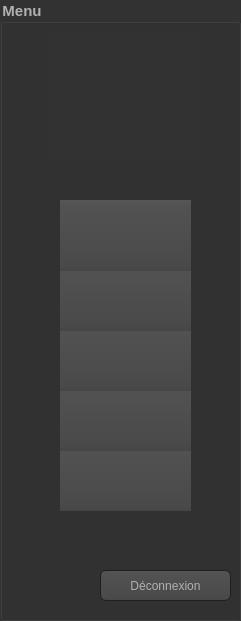
   <widget class="QGroupBox" name="groupBox_2">
    <property name="geometry">
     <rect>
      <x>0</x>
      <y>0</y>
      <width>241</width>
      <height>621</height>
     </rect>
    </property>
    <property name="font">
     <font>
      <pointsize>11</pointsize>
      <weight>75</weight>
      <bold>true</bold>
     </font>
    </property>
    <property name="styleSheet">
     <string notr="true">background-image: url(:/images/pastry.jpg);
QToolTip
{
     border: 1px solid black;
     background-color: #ffa02f;
     padding: 1px;
     border-radius: 3px;
     opacity: 100;
}

QWidget
{
    color: #b1b1b1;
    background-color: #323232;
}

QWidget:item:hover
{
    background-color: QLinearGradient( x1: 0, y1: 0, x2: 0, y2: 1, stop: 0 #ffa02f, stop: 1 #ca0619);
    color: #000000;
}

QWidget:item:selected
{
    background-color: QLinearGradient( x1: 0, y1: 0, x2: 0, y2: 1, stop: 0 #ffa02f, stop: 1 #d7801a);
}

QMenuBar::item
{
    background: transparent;
}

QMenuBar::item:selected
{
    background: transparent;
    border: 1px solid #ffaa00;
}

QMenuBar::item:pressed
{
    background: #444;
    border: 1px solid #000;
    background-color: QLinearGradient(
        x1:0, y1:0,
        x2:0, y2:1,
        stop:1 #212121,
        stop:0.4 #343434/*,
        stop:0.2 #343434,
        stop:0.1 #ffaa00*/
    );
    margin-bottom:-1px;
    padding-bottom:1px;
}

QMenu
{
    border: 1px solid #000;
}

QMenu::item
{
    padding: 2px 20px 2px 20px;
}

QMenu::item:selected
{
    color: #000000;
}

QWidget:disabled
{
    color: #404040;
    background-color: #323232;
}

QAbstractItemView
{
    background-color: QLinearGradient( x1: 0, y1: 0, x2: 0, y2: 1, stop: 0 #4d4d4d, stop: 0.1 #646464, stop: 1 #5d5d5d);
}

QWidget:focus
{
    /*border: 2px solid QLinearGradient( x1: 0, y1: 0, x2: 0, y2: 1, stop: 0 #ffa02f, stop: 1 #d7801a);*/
}

QLineEdit
{
    background-color: QLinearGradient( x1: 0, y1: 0, x2: 0, y2: 1, stop: 0 #4d4d4d, stop: 0 #646464, stop: 1 #5d5d5d);
    padding: 1px;
    border-style: solid;
    border: 1px solid #1e1e1e;
    border-radius: 5;
}

QPushButton
{
    color: #b1b1b1;
    background-color: QLinearGradient( x1: 0, y1: 0, x2: 0, y2: 1, stop: 0 #565656, stop: 0.1 #525252, stop: 0.5 #4e4e4e, stop: 0.9 #4a4a4a, stop: 1 #464646);
    border-width: 1px;
    border-color: #1e1e1e;
    border-style: solid;
    border-radius: 6;
    padding: 3px;
    font-size: 12px;
    padding-left: 5px;
    padding-right: 5px;
}

QPushButton:pressed
{
    background-color: QLinearGradient( x1: 0, y1: 0, x2: 0, y2: 1, stop: 0 #2d2d2d, stop: 0.1 #2b2b2b, stop: 0.5 #292929, stop: 0.9 #282828, stop: 1 #252525);
}

QComboBox
{
    selection-background-color: #ffaa00;
    background-color: QLinearGradient( x1: 0, y1: 0, x2: 0, y2: 1, stop: 0 #565656, stop: 0.1 #525252, stop: 0.5 #4e4e4e, stop: 0.9 #4a4a4a, stop: 1 #464646);
    border-style: solid;
    border: 1px solid #1e1e1e;
    border-radius: 5;
}

QComboBox:hover,QPushButton:hover
{
    border: 2px solid QLinearGradient( x1: 0, y1: 0, x2: 0, y2: 1, stop: 0 #ffa02f, stop: 1 #d7801a);
}


QComboBox:on
{
    padding-top: 3px;
    padding-left: 4px;
    background-color: QLinearGradient( x1: 0, y1: 0, x2: 0, y2: 1, stop: 0 #2d2d2d, stop: 0.1 #2b2b2b, stop: 0.5 #292929, stop: 0.9 #282828, stop: 1 #252525);
    selection-background-color: #ffaa00;
}

QComboBox QAbstractItemView
{
    border: 2px solid darkgray;
    selection-background-color: QLinearGradient( x1: 0, y1: 0, x2: 0, y2: 1, stop: 0 #ffa02f, stop: 1 #d7801a);
}

QComboBox::drop-down
{
     subcontrol-origin: padding;
     subcontrol-position: top right;
     width: 15px;

     border-left-width: 0px;
     border-left-color: darkgray;
     border-left-style: solid; /* just a single line */
     border-top-right-radius: 3px; /* same radius as the QComboBox */
     border-bottom-right-radius: 3px;
 }

QComboBox::down-arrow
{
     image: url(:/down_arrow.png);
}

QGroupBox:focus
{
border: 2px solid QLinearGradient( x1: 0, y1: 0, x2: 0, y2: 1, stop: 0 #ffa02f, stop: 1 #d7801a);
}

QTextEdit:focus
{
    border: 2px solid QLinearGradient( x1: 0, y1: 0, x2: 0, y2: 1, stop: 0 #ffa02f, stop: 1 #d7801a);
}

QScrollBar:horizontal {
     border: 1px solid #222222;
     background: QLinearGradient( x1: 0, y1: 0, x2: 0, y2: 1, stop: 0.0 #121212, stop: 0.2 #282828, stop: 1 #484848);
     height: 7px;
     margin: 0px 16px 0 16px;
}

QScrollBar::handle:horizontal
{
      background: QLinearGradient( x1: 0, y1: 0, x2: 1, y2: 0, stop: 0 #ffa02f, stop: 0.5 #d7801a, stop: 1 #ffa02f);
      min-height: 20px;
      border-radius: 2px;
}

QScrollBar::add-line:horizontal {
      border: 1px solid #1b1b19;
      border-radius: 2px;
      background: QLinearGradient( x1: 0, y1: 0, x2: 1, y2: 0, stop: 0 #ffa02f, stop: 1 #d7801a);
      width: 14px;
      subcontrol-position: right;
      subcontrol-origin: margin;
}

QScrollBar::sub-line:horizontal {
      border: 1px solid #1b1b19;
      border-radius: 2px;
      background: QLinearGradient( x1: 0, y1: 0, x2: 1, y2: 0, stop: 0 #ffa02f, stop: 1 #d7801a);
      width: 14px;
     subcontrol-position: left;
     subcontrol-origin: margin;
}

QScrollBar::right-arrow:horizontal, QScrollBar::left-arrow:horizontal
{
      border: 1px solid black;
      width: 1px;
      height: 1px;
      background: white;
}

QScrollBar::add-page:horizontal, QScrollBar::sub-page:horizontal
{
      background: none;
}

QScrollBar:vertical
{
      background: QLinearGradient( x1: 0, y1: 0, x2: 1, y2: 0, stop: 0.0 #121212, stop: 0.2 #282828, stop: 1 #484848);
      width: 7px;
      margin: 16px 0 16px 0;
      border: 1px solid #222222;
}

QScrollBar::handle:vertical
{
      background: QLinearGradient( x1: 0, y1: 0, x2: 0, y2: 1, stop: 0 #ffa02f, stop: 0.5 #d7801a, stop: 1 #ffa02f);
      min-height: 20px;
      border-radius: 2px;
}

QScrollBar::add-line:vertical
{
      border: 1px solid #1b1b19;
      border-radius: 2px;
      background: QLinearGradient( x1: 0, y1: 0, x2: 0, y2: 1, stop: 0 #ffa02f, stop: 1 #d7801a);
      height: 14px;
      subcontrol-position: bottom;
      subcontrol-origin: margin;
}

QScrollBar::sub-line:vertical
{
      border: 1px solid #1b1b19;
      border-radius: 2px;
      background: QLinearGradient( x1: 0, y1: 0, x2: 0, y2: 1, stop: 0 #d7801a, stop: 1 #ffa02f);
      height: 14px;
      subcontrol-position: top;
      subcontrol-origin: margin;
}

QScrollBar::up-arrow:vertical, QScrollBar::down-arrow:vertical
{
      border: 1px solid black;
      width: 1px;
      height: 1px;
      background: white;
}


QScrollBar::add-page:vertical, QScrollBar::sub-page:vertical
{
      background: none;
}

QTextEdit
{
    background-color: #242424;
}

QPlainTextEdit
{
    background-color: #242424;
}

QHeaderView::section
{
    background-color: QLinearGradient(x1:0, y1:0, x2:0, y2:1, stop:0 #616161, stop: 0.5 #505050, stop: 0.6 #434343, stop:1 #656565);
    color: white;
    padding-left: 4px;
    border: 1px solid #6c6c6c;
}

QCheckBox:disabled
{
color: #414141;
}

QDockWidget::title
{
    text-align: center;
    spacing: 3px; /* spacing between items in the tool bar */
    background-color: QLinearGradient(x1:0, y1:0, x2:0, y2:1, stop:0 #323232, stop: 0.5 #242424, stop:1 #323232);
}

QDockWidget::close-button, QDockWidget::float-button
{
    text-align: center;
    spacing: 1px; /* spacing between items in the tool bar */
    background-color: QLinearGradient(x1:0, y1:0, x2:0, y2:1, stop:0 #323232, stop: 0.5 #242424, stop:1 #323232);
}

QDockWidget::close-button:hover, QDockWidget::float-button:hover
{
    background: #242424;
}

QDockWidget::close-button:pressed, QDockWidget::float-button:pressed
{
    padding: 1px -1px -1px 1px;
}

QMainWindow::separator
{
    background-color: QLinearGradient(x1:0, y1:0, x2:0, y2:1, stop:0 #161616, stop: 0.5 #151515, stop: 0.6 #212121, stop:1 #343434);
    color: white;
    padding-left: 4px;
    border: 1px solid #4c4c4c;
    spacing: 3px; /* spacing between items in the tool bar */
}

QMainWindow::separator:hover
{

    background-color: QLinearGradient(x1:0, y1:0, x2:0, y2:1, stop:0 #d7801a, stop:0.5 #b56c17 stop:1 #ffa02f);
    color: white;
    padding-left: 4px;
    border: 1px solid #6c6c6c;
    spacing: 3px; /* spacing between items in the tool bar */
}

QToolBar::handle
{
     spacing: 3px; /* spacing between items in the tool bar */
     background: url(:/images/handle.png);
}

QMenu::separator
{
    height: 2px;
    background-color: QLinearGradient(x1:0, y1:0, x2:0, y2:1, stop:0 #161616, stop: 0.5 #151515, stop: 0.6 #212121, stop:1 #343434);
    color: white;
    padding-left: 4px;
    margin-left: 10px;
    margin-right: 5px;
}

QProgressBar
{
    border: 2px solid grey;
    border-radius: 5px;
    text-align: center;
}

QProgressBar::chunk
{
    background-color: #d7801a;
    width: 2.15px;
    margin: 0.5px;
}

QTabBar::tab {
    color: #b1b1b1;
    border: 1px solid #444;
    border-bottom-style: none;
    background-color: #323232;
    padding-left: 10px;
    padding-right: 10px;
    padding-top: 3px;
    padding-bottom: 2px;
    margin-right: -1px;
}

QTabWidget::pane {
    border: 1px solid #444;
    top: 1px;
}

QTabBar::tab:last
{
    margin-right: 0; /* the last selected tab has nothing to overlap with on the right */
    border-top-right-radius: 3px;
}

QTabBar::tab:first:!selected
{
 margin-left: 0px; /* the last selected tab has nothing to overlap with on the right */


    border-top-left-radius: 3px;
}

QTabBar::tab:!selected
{
    color: #b1b1b1;
    border-bottom-style: solid;
    margin-top: 3px;
    background-color: QLinearGradient(x1:0, y1:0, x2:0, y2:1, stop:1 #212121, stop:.4 #343434);
}

QTabBar::tab:selected
{
    border-top-left-radius: 3px;
    border-top-right-radius: 3px;
    margin-bottom: 0px;
}

QTabBar::tab:!selected:hover
{
    /*border-top: 2px solid #ffaa00;
    padding-bottom: 3px;*/
    border-top-left-radius: 3px;
    border-top-right-radius: 3px;
    background-color: QLinearGradient(x1:0, y1:0, x2:0, y2:1, stop:1 #212121, stop:0.4 #343434, stop:0.2 #343434, stop:0.1 #ffaa00);
}

QRadioButton::indicator:checked, QRadioButton::indicator:unchecked{
    color: #b1b1b1;
    background-color: #323232;
    border: 1px solid #b1b1b1;
    border-radius: 6px;
}

QRadioButton::indicator:checked
{
    background-color: qradialgradient(
        cx: 0.5, cy: 0.5,
        fx: 0.5, fy: 0.5,
        radius: 1.0,
        stop: 0.25 #ffaa00,
        stop: 0.3 #323232
    );
}

QCheckBox::indicator{
    color: #b1b1b1;
    background-color: #323232;
    border: 1px solid #b1b1b1;
    width: 9px;
    height: 9px;
}

QRadioButton::indicator
{
    border-radius: 6px;
}

QRadioButton::indicator:hover, QCheckBox::indicator:hover
{
    border: 1px solid #ffaa00;
}

QCheckBox::indicator:checked
{
    image:url(:/images/checkbox.png);
}

QCheckBox::indicator:disabled, QRadioButton::indicator:disabled
{
    border: 1px solid #444;
}</string>
    </property>
    <property name="title">
     <string>Menu</string>
    </property>
    <widget class="QLabel" name="logo">
     <property name="geometry">
      <rect>
       <x>50</x>
       <y>30</y>
       <width>151</width>
       <height>131</height>
      </rect>
     </property>
     <property name="text">
      <string/>
     </property>
     <property name="pixmap">
      <pixmap resource="images.qrc">:/images/logo.png</pixmap>
     </property>
     <property name="scaledContents">
      <bool>true</bool>
     </property>
    </widget>
    <widget class="QPushButton" name="maintenance">
     <property name="geometry">
      <rect>
       <x>60</x>
       <y>440</y>
       <width>131</width>
       <height>71</height>
      </rect>
     </property>
     <property name="styleSheet">
      <string notr="true">
border-style:outset ;
border-width:0px ;
border-radius:0px; </string>
     </property>
     <property name="text">
      <string/>
     </property>
     <property name="icon">
      <iconset>
       <normaloff>images/boutton maintenance.png</normaloff>images/boutton maintenance.png</iconset>
     </property>
     <property name="iconSize">
      <size>
       <width>800</width>
       <height>800</height>
      </size>
     </property>
    </widget>
    <widget class="QPushButton" name="deconnexion">
     <property name="geometry">
      <rect>
       <x>100</x>
       <y>570</y>
       <width>131</width>
       <height>31</height>
      </rect>
     </property>
     <property name="styleSheet">
      <string notr="true">QToolTip
{
     border: 1px solid black;
     background-color: #ffa02f;
     padding: 1px;
     border-radius: 3px;
     opacity: 100;
}

QWidget
{
    color: #b1b1b1;
    background-color: #323232;
}

QWidget:item:hover
{
    background-color: QLinearGradient( x1: 0, y1: 0, x2: 0, y2: 1, stop: 0 #ffa02f, stop: 1 #ca0619);
    color: #000000;
}

QWidget:item:selected
{
    background-color: QLinearGradient( x1: 0, y1: 0, x2: 0, y2: 1, stop: 0 #ffa02f, stop: 1 #d7801a);
}

QMenuBar::item
{
    background: transparent;
}

QMenuBar::item:selected
{
    background: transparent;
    border: 1px solid #ffaa00;
}

QMenuBar::item:pressed
{
    background: #444;
    border: 1px solid #000;
    background-color: QLinearGradient(
        x1:0, y1:0,
        x2:0, y2:1,
        stop:1 #212121,
        stop:0.4 #343434/*,
        stop:0.2 #343434,
        stop:0.1 #ffaa00*/
    );
    margin-bottom:-1px;
    padding-bottom:1px;
}

QMenu
{
    border: 1px solid #000;
}

QMenu::item
{
    padding: 2px 20px 2px 20px;
}

QMenu::item:selected
{
    color: #000000;
}

QWidget:disabled
{
    color: #404040;
    background-color: #323232;
}

QAbstractItemView
{
    background-color: QLinearGradient( x1: 0, y1: 0, x2: 0, y2: 1, stop: 0 #4d4d4d, stop: 0.1 #646464, stop: 1 #5d5d5d);
}

QWidget:focus
{
    /*border: 2px solid QLinearGradient( x1: 0, y1: 0, x2: 0, y2: 1, stop: 0 #ffa02f, stop: 1 #d7801a);*/
}

QLineEdit
{
    background-color: QLinearGradient( x1: 0, y1: 0, x2: 0, y2: 1, stop: 0 #4d4d4d, stop: 0 #646464, stop: 1 #5d5d5d);
    padding: 1px;
    border-style: solid;
    border: 1px solid #1e1e1e;
    border-radius: 5;
}

QPushButton
{
    color: #b1b1b1;
    background-color: QLinearGradient( x1: 0, y1: 0, x2: 0, y2: 1, stop: 0 #565656, stop: 0.1 #525252, stop: 0.5 #4e4e4e, stop: 0.9 #4a4a4a, stop: 1 #464646);
    border-width: 1px;
    border-color: #1e1e1e;
    border-style: solid;
    border-radius: 6;
    padding: 3px;
    font-size: 12px;
    padding-left: 5px;
    padding-right: 5px;
}

QPushButton:pressed
{
    background-color: QLinearGradient( x1: 0, y1: 0, x2: 0, y2: 1, stop: 0 #2d2d2d, stop: 0.1 #2b2b2b, stop: 0.5 #292929, stop: 0.9 #282828, stop: 1 #252525);
}

QComboBox
{
    selection-background-color: #ffaa00;
    background-color: QLinearGradient( x1: 0, y1: 0, x2: 0, y2: 1, stop: 0 #565656, stop: 0.1 #525252, stop: 0.5 #4e4e4e, stop: 0.9 #4a4a4a, stop: 1 #464646);
    border-style: solid;
    border: 1px solid #1e1e1e;
    border-radius: 5;
}

QComboBox:hover,QPushButton:hover
{
    border: 2px solid QLinearGradient( x1: 0, y1: 0, x2: 0, y2: 1, stop: 0 #ffa02f, stop: 1 #d7801a);
}


QComboBox:on
{
    padding-top: 3px;
    padding-left: 4px;
    background-color: QLinearGradient( x1: 0, y1: 0, x2: 0, y2: 1, stop: 0 #2d2d2d, stop: 0.1 #2b2b2b, stop: 0.5 #292929, stop: 0.9 #282828, stop: 1 #252525);
    selection-background-color: #ffaa00;
}

QComboBox QAbstractItemView
{
    border: 2px solid darkgray;
    selection-background-color: QLinearGradient( x1: 0, y1: 0, x2: 0, y2: 1, stop: 0 #ffa02f, stop: 1 #d7801a);
}

QComboBox::drop-down
{
     subcontrol-origin: padding;
     subcontrol-position: top right;
     width: 15px;

     border-left-width: 0px;
     border-left-color: darkgray;
     border-left-style: solid; /* just a single line */
     border-top-right-radius: 3px; /* same radius as the QComboBox */
     border-bottom-right-radius: 3px;
 }

QComboBox::down-arrow
{
     image: url(:/down_arrow.png);
}

QGroupBox:focus
{
border: 2px solid QLinearGradient( x1: 0, y1: 0, x2: 0, y2: 1, stop: 0 #ffa02f, stop: 1 #d7801a);
}

QTextEdit:focus
{
    border: 2px solid QLinearGradient( x1: 0, y1: 0, x2: 0, y2: 1, stop: 0 #ffa02f, stop: 1 #d7801a);
}

QScrollBar:horizontal {
     border: 1px solid #222222;
     background: QLinearGradient( x1: 0, y1: 0, x2: 0, y2: 1, stop: 0.0 #121212, stop: 0.2 #282828, stop: 1 #484848);
     height: 7px;
     margin: 0px 16px 0 16px;
}

QScrollBar::handle:horizontal
{
      background: QLinearGradient( x1: 0, y1: 0, x2: 1, y2: 0, stop: 0 #ffa02f, stop: 0.5 #d7801a, stop: 1 #ffa02f);
      min-height: 20px;
      border-radius: 2px;
}

QScrollBar::add-line:horizontal {
      border: 1px solid #1b1b19;
      border-radius: 2px;
      background: QLinearGradient( x1: 0, y1: 0, x2: 1, y2: 0, stop: 0 #ffa02f, stop: 1 #d7801a);
      width: 14px;
      subcontrol-position: right;
      subcontrol-origin: margin;
}

QScrollBar::sub-line:horizontal {
      border: 1px solid #1b1b19;
      border-radius: 2px;
      background: QLinearGradient( x1: 0, y1: 0, x2: 1, y2: 0, stop: 0 #ffa02f, stop: 1 #d7801a);
      width: 14px;
     subcontrol-position: left;
     subcontrol-origin: margin;
}

QScrollBar::right-arrow:horizontal, QScrollBar::left-arrow:horizontal
{
      border: 1px solid black;
      width: 1px;
      height: 1px;
      background: white;
}

QScrollBar::add-page:horizontal, QScrollBar::sub-page:horizontal
{
      background: none;
}

QScrollBar:vertical
{
      background: QLinearGradient( x1: 0, y1: 0, x2: 1, y2: 0, stop: 0.0 #121212, stop: 0.2 #282828, stop: 1 #484848);
      width: 7px;
      margin: 16px 0 16px 0;
      border: 1px solid #222222;
}

QScrollBar::handle:vertical
{
      background: QLinearGradient( x1: 0, y1: 0, x2: 0, y2: 1, stop: 0 #ffa02f, stop: 0.5 #d7801a, stop: 1 #ffa02f);
      min-height: 20px;
      border-radius: 2px;
}

QScrollBar::add-line:vertical
{
      border: 1px solid #1b1b19;
      border-radius: 2px;
      background: QLinearGradient( x1: 0, y1: 0, x2: 0, y2: 1, stop: 0 #ffa02f, stop: 1 #d7801a);
      height: 14px;
      subcontrol-position: bottom;
      subcontrol-origin: margin;
}

QScrollBar::sub-line:vertical
{
      border: 1px solid #1b1b19;
      border-radius: 2px;
      background: QLinearGradient( x1: 0, y1: 0, x2: 0, y2: 1, stop: 0 #d7801a, stop: 1 #ffa02f);
      height: 14px;
      subcontrol-position: top;
      subcontrol-origin: margin;
}

QScrollBar::up-arrow:vertical, QScrollBar::down-arrow:vertical
{
      border: 1px solid black;
      width: 1px;
      height: 1px;
      background: white;
}


QScrollBar::add-page:vertical, QScrollBar::sub-page:vertical
{
      background: none;
}

QTextEdit
{
    background-color: #242424;
}

QPlainTextEdit
{
    background-color: #242424;
}

QHeaderView::section
{
    background-color: QLinearGradient(x1:0, y1:0, x2:0, y2:1, stop:0 #616161, stop: 0.5 #505050, stop: 0.6 #434343, stop:1 #656565);
    color: white;
    padding-left: 4px;
    border: 1px solid #6c6c6c;
}

QCheckBox:disabled
{
color: #414141;
}

QDockWidget::title
{
    text-align: center;
    spacing: 3px; /* spacing between items in the tool bar */
    background-color: QLinearGradient(x1:0, y1:0, x2:0, y2:1, stop:0 #323232, stop: 0.5 #242424, stop:1 #323232);
}

QDockWidget::close-button, QDockWidget::float-button
{
    text-align: center;
    spacing: 1px; /* spacing between items in the tool bar */
    background-color: QLinearGradient(x1:0, y1:0, x2:0, y2:1, stop:0 #323232, stop: 0.5 #242424, stop:1 #323232);
}

QDockWidget::close-button:hover, QDockWidget::float-button:hover
{
    background: #242424;
}

QDockWidget::close-button:pressed, QDockWidget::float-button:pressed
{
    padding: 1px -1px -1px 1px;
}

QMainWindow::separator
{
    background-color: QLinearGradient(x1:0, y1:0, x2:0, y2:1, stop:0 #161616, stop: 0.5 #151515, stop: 0.6 #212121, stop:1 #343434);
    color: white;
    padding-left: 4px;
    border: 1px solid #4c4c4c;
    spacing: 3px; /* spacing between items in the tool bar */
}

QMainWindow::separator:hover
{

    background-color: QLinearGradient(x1:0, y1:0, x2:0, y2:1, stop:0 #d7801a, stop:0.5 #b56c17 stop:1 #ffa02f);
    color: white;
    padding-left: 4px;
    border: 1px solid #6c6c6c;
    spacing: 3px; /* spacing between items in the tool bar */
}

QToolBar::handle
{
     spacing: 3px; /* spacing between items in the tool bar */
     background: url(:/images/handle.png);
}

QMenu::separator
{
    height: 2px;
    background-color: QLinearGradient(x1:0, y1:0, x2:0, y2:1, stop:0 #161616, stop: 0.5 #151515, stop: 0.6 #212121, stop:1 #343434);
    color: white;
    padding-left: 4px;
    margin-left: 10px;
    margin-right: 5px;
}

QProgressBar
{
    border: 2px solid grey;
    border-radius: 5px;
    text-align: center;
}

QProgressBar::chunk
{
    background-color: #d7801a;
    width: 2.15px;
    margin: 0.5px;
}

QTabBar::tab {
    color: #b1b1b1;
    border: 1px solid #444;
    border-bottom-style: none;
    background-color: #323232;
    padding-left: 10px;
    padding-right: 10px;
    padding-top: 3px;
    padding-bottom: 2px;
    margin-right: -1px;
}

QTabWidget::pane {
    border: 1px solid #444;
    top: 1px;
}

QTabBar::tab:last
{
    margin-right: 0; /* the last selected tab has nothing to overlap with on the right */
    border-top-right-radius: 3px;
}

QTabBar::tab:first:!selected
{
 margin-left: 0px; /* the last selected tab has nothing to overlap with on the right */


    border-top-left-radius: 3px;
}

QTabBar::tab:!selected
{
    color: #b1b1b1;
    border-bottom-style: solid;
    margin-top: 3px;
    background-color: QLinearGradient(x1:0, y1:0, x2:0, y2:1, stop:1 #212121, stop:.4 #343434);
}

QTabBar::tab:selected
{
    border-top-left-radius: 3px;
    border-top-right-radius: 3px;
    margin-bottom: 0px;
}

QTabBar::tab:!selected:hover
{
    /*border-top: 2px solid #ffaa00;
    padding-bottom: 3px;*/
    border-top-left-radius: 3px;
    border-top-right-radius: 3px;
    background-color: QLinearGradient(x1:0, y1:0, x2:0, y2:1, stop:1 #212121, stop:0.4 #343434, stop:0.2 #343434, stop:0.1 #ffaa00);
}

QRadioButton::indicator:checked, QRadioButton::indicator:unchecked{
    color: #b1b1b1;
    background-color: #323232;
    border: 1px solid #b1b1b1;
    border-radius: 6px;
}

QRadioButton::indicator:checked
{
    background-color: qradialgradient(
        cx: 0.5, cy: 0.5,
        fx: 0.5, fy: 0.5,
        radius: 1.0,
        stop: 0.25 #ffaa00,
        stop: 0.3 #323232
    );
}

QCheckBox::indicator{
    color: #b1b1b1;
    background-color: #323232;
    border: 1px solid #b1b1b1;
    width: 9px;
    height: 9px;
}

QRadioButton::indicator
{
    border-radius: 6px;
}

QRadioButton::indicator:hover, QCheckBox::indicator:hover
{
    border: 1px solid #ffaa00;
}

QCheckBox::indicator:checked
{
    image:url(:/images/checkbox.png);
}

QCheckBox::indicator:disabled, QRadioButton::indicator:disabled
{
    border: 1px solid #444;
}</string>
     </property>
     <property name="text">
      <string>Déconnexion</string>
     </property>
     <property name="icon">
      <iconset resource="images.qrc">
       <normaloff>:/images/deco.png</normaloff>:/images/deco.png</iconset>
     </property>
    </widget>
    <widget class="QPushButton" name="fournisseur">
     <property name="geometry">
      <rect>
       <x>60</x>
       <y>380</y>
       <width>131</width>
       <height>71</height>
      </rect>
     </property>
     <property name="styleSheet">
      <string notr="true">
border-style:outset ;
border-width:0px ;
border-radius:0px; </string>
     </property>
     <property name="text">
      <string/>
     </property>
     <property name="icon">
      <iconset>
       <normaloff>images/boutton fournisseur.png</normaloff>images/boutton fournisseur.png</iconset>
     </property>
     <property name="iconSize">
      <size>
       <width>800</width>
       <height>800</height>
      </size>
     </property>
    </widget>
    <widget class="QPushButton" name="employe">
     <property name="geometry">
      <rect>
       <x>60</x>
       <y>320</y>
       <width>131</width>
       <height>71</height>
      </rect>
     </property>
     <property name="styleSheet">
      <string notr="true">
border-style:outset ;
border-width:0px ;
border-radius:0px; </string>
     </property>
     <property name="text">
      <string/>
     </property>
     <property name="icon">
      <iconset>
       <normaloff>images/boutton employe.png</normaloff>images/boutton employe.png</iconset>
     </property>
     <property name="iconSize">
      <size>
       <width>800</width>
       <height>800</height>
      </size>
     </property>
    </widget>
    <widget class="QPushButton" name="commande">
     <property name="geometry">
      <rect>
       <x>60</x>
       <y>260</y>
       <width>131</width>
       <height>71</height>
      </rect>
     </property>
     <property name="styleSheet">
      <string notr="true">
border-style:outset ;
border-width:0px ;
border-radius:0px; </string>
     </property>
     <property name="text">
      <string/>
     </property>
     <property name="icon">
      <iconset>
       <normaloff>images/boutton commande.png</normaloff>images/boutton commande.png</iconset>
     </property>
     <property name="iconSize">
      <size>
       <width>800</width>
       <height>800</height>
      </size>
     </property>
    </widget>
    <widget class="QPushButton" name="client">
     <property name="geometry">
      <rect>
       <x>60</x>
       <y>200</y>
       <width>131</width>
       <height>71</height>
      </rect>
     </property>
     <property name="styleSheet">
      <string notr="true">

border-style:outset ;
border-width:0px ;
border-radius:0px; </string>
     </property>
     <property name="text">
      <string/>
     </property>
     <property name="icon">
      <iconset resource="images.qrc">
       <normaloff>:/images/boutton client.png</normaloff>:/images/boutton client.png</iconset>
     </property>
     <property name="iconSize">
      <size>
       <width>800</width>
       <height>800</height>
      </size>
     </property>
     <property name="checkable">
      <bool>false</bool>
     </property>
    </widget>
   </widget>
